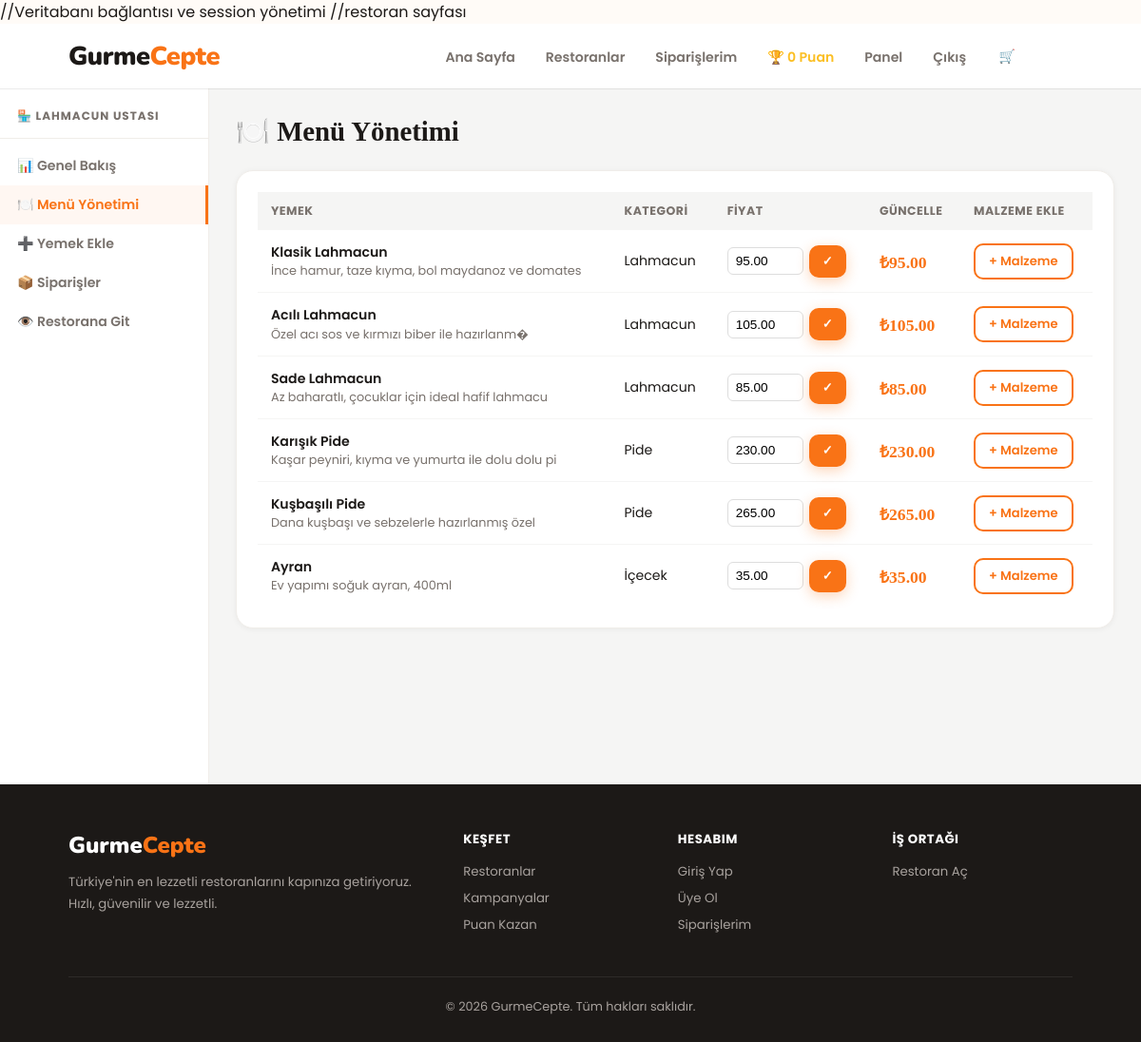
The app's page /modules/restoran-panel.php?sayfa=menu (signed in) with its own data.
### tables this page shows
CREATE TABLE restoranlar (
    id INT AUTO_INCREMENT PRIMARY KEY,
    kullanici_id INT NOT NULL,
    isim VARCHAR(150) NOT NULL,
    aciklama TEXT,
    sehir VARCHAR(100),
    ilce VARCHAR(100),
    adres TEXT NOT NULL,
    telefon VARCHAR(20),
    logo VARCHAR(255),
    kapak_resim VARCHAR(255),
    kategori VARCHAR(100),
    puan DECIMAL(3,2) DEFAULT 0.00,
    yorum_sayisi INT DEFAULT 0,
    min_siparis DECIMAL(10,2) DEFAULT 0,
    teslimat_ucreti DECIMAL(10,2) DEFAULT 0,
    teslimat_suresi VARCHAR(50),
    aktif TINYINT(1) DEFAULT 1,
    FOREIGN KEY (kullanici_id) REFERENCES kullanicilar(id)
);

CREATE TABLE yemekler (
    id INT AUTO_INCREMENT PRIMARY KEY,
    restoran_id INT NOT NULL,
    kategori_id INT,
    isim VARCHAR(150) NOT NULL,
    aciklama TEXT,
    fiyat DECIMAL(10,2) NOT NULL,
    resim VARCHAR(500),
    aktif TINYINT(1) DEFAULT 1,
    FOREIGN KEY (restoran_id) REFERENCES restoranlar(id),
    FOREIGN KEY (kategori_id) REFERENCES kategoriler(id)
);

CREATE TABLE kategoriler (
    id INT AUTO_INCREMENT PRIMARY KEY,
    isim VARCHAR(100) NOT NULL,
    icon VARCHAR(100),
    renk VARCHAR(20)
);

### src/core/db.php (called while the page is built, shortened)
<?php
$pdo = null;
try {
    $pdo = new PDO(
        "mysql:host=" . DB_HOST . ";dbname=" . DB_NAME . ";charset=utf8mb4",
        DB_USER,
        DB_PASS,
        [
            PDO::ATTR_ERRMODE => PDO::ERRMODE_EXCEPTION,
            PDO::ATTR_DEFAULT_FETCH_MODE => PDO::FETCH_ASSOC,
            PDO::ATTR_EMULATE_PREPARES => false,
        ]
    );
} catch (PDOException $e) {
    die(json_encode(['hata' => 'Veritabanı bağlantı hatası: ' . $e->getMessage()]));
}
function getDB() {
    global $pdo;
    return $pdo;
}
?>

### src/services/restoran.php (called while the page is built, shortened)
<?php
require_once __DIR__ . '/../core/db.php';
require_once __DIR__ . '/../core/Restoran.php';
function restoranYemekleri($restoran_id) {
    $r = new Restoran($restoran_id);
    return $r->yemekleriGetir();
}
function kullanicininRestorani($kullanici_id) {
    $r = new Restoran();
    return $r->kullanicininRestorani($kullanici_id);
}

### modules/restoran-panel.php (the view, shortened to what this page needs)
<?php
require_once __DIR__ . '/../src/core/db.php';
require_once __DIR__ . '/../src/services/restoran.php';
$restoran = kullanicininRestorani($_SESSION['kullanici_id']);
$db = getDB();
$aktifSayfa = $_GET['sayfa'] ?? 'panel';
$yemekler = restoranYemekleri($restoran['id']);
$stmt = $db->prepare("SELECT COUNT(*) as sayi, SUM(toplam_fiyat) as toplam FROM siparisler WHERE restoran_id = ?");
$stmt->execute([$restoran['id']]);
$istatistik = $stmt->fetch();
$stmt2 = $db->prepare("SELECT COUNT(*) as bekleyen FROM siparisler WHERE restoran_id = ? AND durum = 'beklemede'");
$stmt2->execute([$restoran['id']]);
$bekleyen = $stmt2->fetch();
?>
<!DOCTYPE html>
<html lang="tr">
<head>
    <link rel="stylesheet" href="<?= SITE_URL ?>/src/ui/style.css">
</head>
<body>
<?php include __DIR__ . '/../src/ui/navbar.php'; ?>
<div class="panel-grid">
    <div class="panel-sidebar">
        <div class="panel-sidebar-baslik">
            🏪 <?= htmlspecialchars($restoran['isim']) ?>
        </div>
        <a href="?sayfa=panel" class="panel-nav-link <?= $aktifSayfa === 'panel' ? 'aktif' : '' ?>">
            📊 Genel Bakış
        </a>
        <a href="?sayfa=menu" class="panel-nav-link <?= $aktifSayfa === 'menu' ? 'aktif' : '' ?>">
            🍽️ Menü Yönetimi
        </a>
        <a href="?sayfa=yemek-ekle" class="panel-nav-link <?= $aktifSayfa === 'yemek-ekle' ? 'aktif' : '' ?>">
            ➕ Yemek Ekle
        </a>
        <a href="?sayfa=siparisler" class="panel-nav-link <?= $aktifSayfa === 'siparisler' ? 'aktif' : '' ?>">
            📦 Siparişler
        </a>
        <a href="<?= SITE_URL ?>/modules/restoran.php?id=<?= $restoran['id'] ?>" class="panel-nav-link">
            👁️ Restorana Git
        </a>
    </div>
    <div class="panel-icerik">
        <?php if ($aktifSayfa === 'panel'): ?>
            <h2 style="font-family:'Playfair Display',serif;font-size:1.8rem;margin-bottom:24px">📊 Genel Bakış</h2>
            <div style="display:grid;grid-template-columns:repeat(4,1fr);gap:16px;margin-bottom:24px">
                <div class="panel-kart" style="text-align:center">
                    <div style="font-size:2rem;margin-bottom:8px">📦</div>
                    <div style="font-size:2rem;font-weight:700;color:var(--turuncu)"><?= $istatistik['sayi'] ?? 0 ?></div>
                    <div style="font-size:0.85rem;color:var(--gri)">Toplam Sipariş</div>
                </div>
                <div class="panel-kart" style="text-align:center">
                    <div style="font-size:2rem;margin-bottom:8px">⏳</div>
                    <div style="font-size:2rem;font-weight:700;color:var(--altin)"><?= $bekleyen['bekleyen'] ?? 0 ?></div>
                    <div style="font-size:0.85rem;color:var(--gri)">Bekleyen</div>
                </div>
                <div class="panel-kart" style="text-align:center">
                    <div style="font-size:2rem;margin-bottom:8px">💰</div>
                    <div style="font-size:1.5rem;font-weight:700;color:var(--yesil)">₺<?= number_format($istatistik['toplam'] ?? 0, 0) ?></div>
                    <div style="font-size:0.85rem;color:var(--gri)">Toplam Gelir</div>
                </div>
                <div class="panel-kart" style="text-align:center">
                    <div style="font-size:2rem;margin-bottom:8px">⭐</div>
                    <div style="font-size:2rem;font-weight:700;color:var(--altin)"><?= number_format($restoran['puan'], 1) ?></div>
                    <div style="font-size:0.85rem;color:var(--gri)">Ortalama Puan</div>
                </div>
            </div>
        <?php elseif ($aktifSayfa === 'menu'): ?>
            <h2 style="font-family:'Playfair Display',serif;font-size:1.8rem;margin-bottom:24px">🍽️ Menü Yönetimi</h2>
            <?php if (empty($yemekler)): ?>
                <div class="panel-kart">
                    <div class="bos-durum">
                        <div class="emoji">🍽️</div>
                        <h3>Henüz menü eklenmemiş</h3>
                        <a href="?sayfa=yemek-ekle" class="btn btn-primary" style="margin-top:16px">Yemek Ekle</a>
                    </div>
                </div>
            <?php else: ?>
                <div class="panel-kart">
                    <table>
                        <thead>
                            <tr>
                                <th>Yemek</th>
                                <th>Kategori</th>
                                <th>Fiyat</th>
                                <th>Güncelle</th>
                                <th>Malzeme Ekle</th>
                            </tr>
                        </thead>
                        <tbody>
                            <?php foreach ($yemekler as $y): ?>
                                <tr>
                                    <td>
                                        <div style="font-weight:600"><?= htmlspecialchars($y['isim']) ?></div>
                                        <div style="font-size:0.8rem;color:var(--gri)"><?= htmlspecialchars(substr($y['aciklama'] ?? '', 0, 50)) ?></div>
                                    </td>
                                    <td><?= htmlspecialchars($y['kategori_isim'] ?? '-') ?></td>
                                    <td>
                                        <form method="POST" style="display:flex;gap:6px;align-items:center">
                                            <input type="number" name="yeni_fiyat" value="<?= $y['fiyat'] ?>"
                                                   step="0.01" min="0"
                                                   style="width:80px;padding:6px 8px;border:1px solid #ddd;border-radius:6px;font-size:0.85rem">
                                            <button type="submit" name="fiyat_guncelle" class="btn btn-sm btn-primary">✓</button>
                                        </form>
                                    </td>
                                    <td>
                                        <span style="font-family:'Playfair Display',serif;font-size:1.1rem;font-weight:700;color:var(--turuncu)">
                                            ₺<?= number_format($y['fiyat'], 2) ?>
                                        </span>
                                    </td>
                                    <td>
                                        <button class="btn btn-sm btn-secondary" onclick="toggleMalzemeForm(<?= $y['id'] ?>)">
                                            + Malzeme
                                        </button>
                                    </td>
                                </tr>
                            <?php endforeach; ?>
                        </tbody>
                    </table>
                </div>
            <?php endif; ?>
        <?php endif; ?>
    </div>
</div>
<?php include __DIR__ . '/../src/ui/footer.php'; ?>
</body>
</html>

### src/ui/style.css (style rules this page uses)
:root { --turuncu: #F97316; --koyu-turuncu: #EA580C; --altin: #FBBF24; --krem: #FFFBF7; --koyu: #1C1917; --gri: #78716C; --acik-gri: #F5F5F4; --beyaz: #FFFFFF; --yesil: #22C55E; --kirmizi: #EF4444; --golge: 0 4px 24px rgba(249,115,22,0.18); --golge-buyuk: 0 8px 32px rgba(0,0,0,0.10); --radius: 18px; --radius-kucuk: 10px; }
* { margin: 0; padding: 0; box-sizing: border-box; }
body { font-family: 'Poppins', sans-serif; background: var(--krem); color: var(--koyu); min-height: 100vh; }
.btn { display: inline-flex; align-items: center; gap: 8px; padding: 11px 22px; border-radius: var(--radius-kucuk); font-family: 'Poppins', sans-serif; font-size: 0.92rem; font-weight: 600; cursor: pointer; border: none; transition: all 0.22s ease; text-decoration: none; }
.btn-primary { background: var(--turuncu); color: white; box-shadow: 0 4px 14px rgba(249,115,22,0.3); }
.btn-secondary { background: transparent; color: var(--turuncu); border: 2px solid var(--turuncu); }
.btn-sm { padding: 7px 14px; font-size: 0.82rem; }
.panel-grid { display: grid; grid-template-columns: 220px 1fr; min-height: calc(100vh - 68px); }
.panel-sidebar { background: white; border-right: 1px solid #F0EDE9; padding: 20px 0; }
.panel-sidebar-baslik { color: var(--gri); font-size: 0.75rem; font-weight: 700; text-transform: uppercase; letter-spacing: 1px; padding: 0 18px 14px; border-bottom: 1px solid #F0EDE9; margin-bottom: 8px; }
.panel-nav-link { display: flex; align-items: center; gap: 9px; padding: 10px 18px; color: var(--gri); text-decoration: none; transition: all 0.18s; font-size: 0.88rem; font-weight: 600; border-radius: 0; }
.panel-nav-link.aktif { background: #FFF7F2; color: var(--turuncu); border-right: 3px solid var(--turuncu); }
.panel-icerik { padding: 28px; background: var(--acik-gri); }
.panel-kart { background: white; border-radius: var(--radius); padding: 22px; margin-bottom: 20px; box-shadow: 0 1px 6px rgba(0,0,0,0.05); border: 1px solid #F0EDE9; }
table { width: 100%; border-collapse: collapse; }
th { background: var(--acik-gri); padding: 11px 14px; text-align: left; font-size: 0.78rem; font-weight: 700; color: var(--gri); text-transform: uppercase; letter-spacing: 0.5px; }
td { padding: 13px 14px; border-bottom: 1px solid #F5F5F4; font-size: 0.88rem; }
tr:last-child td { border-bottom: none; }

### records on screen
restoranlar: isim "LAHMACUN USTASI"
yemekler: isim "Klasik Lahmacun", aciklama "İnce hamur, taze kıyma, bol maydanoz ve domates", kategori.isim "Lahmacun", yeni_fiyat "95.00", fiyat "95.00"
yemekler: isim "Acılı Lahmacun", aciklama "Özel acı sos ve kırmızı biber ile hazırlanm�", kategori.isim "Lahmacun", yeni_fiyat "105.00", fiyat "105.00"
yemekler: isim "Sade Lahmacun", aciklama "Az baharatlı, çocuklar için ideal hafif lahmacu", kategori.isim "Lahmacun", yeni_fiyat "85.00", fiyat "85.00"
yemekler: isim "Karışık Pide", aciklama "Kaşar peyniri, kıyma ve yumurta ile dolu dolu pi", kategori.isim "Pide", yeni_fiyat "230.00", fiyat "230.00"
yemekler: isim "Kuşbaşılı Pide", aciklama "Dana kuşbaşı ve sebzelerle hazırlanmış özel", kategori.isim "Pide", yeni_fiyat "265.00", fiyat "265.00"
yemekler: isim "Ayran", aciklama "Ev yapımı soğuk ayran, 400ml", kategori.isim "İçecek", yeni_fiyat "35.00", fiyat "35.00"

### other values on screen
$oturum['kupon_puani'] "0"
